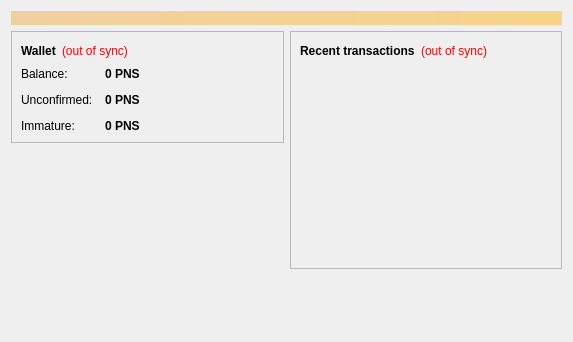
<?xml version="1.0" encoding="UTF-8"?>
<ui version="4.0">
 <class>OverviewPage</class>
 <widget class="QWidget" name="OverviewPage">
  <property name="geometry">
   <rect>
    <x>0</x>
    <y>0</y>
    <width>573</width>
    <height>342</height>
   </rect>
  </property>
  <property name="windowTitle">
   <string>Form</string>
  </property>
  <layout class="QVBoxLayout" name="topLayout">
   <item>
    <widget class="QLabel" name="labelAlerts">
     <property name="visible">
      <bool>false</bool>
     </property>
     <property name="styleSheet">
      <string notr="true">background-color: qlineargradient(x1: 0, y1: 0, x2: 1, y2: 0, stop:0 #F0D0A0, stop:1 #F8D488); color:#000000;</string>
     </property>
     <property name="wordWrap">
      <bool>true</bool>
     </property>
     <property name="margin">
      <number>3</number>
     </property>
    </widget>
   </item>
   <item>
    <layout class="QHBoxLayout" name="horizontalLayout" stretch="1,1">
     <item>
      <layout class="QVBoxLayout" name="verticalLayout_2">
       <item>
        <widget class="QFrame" name="frame">
         <property name="frameShape">
          <enum>QFrame::StyledPanel</enum>
         </property>
         <property name="frameShadow">
          <enum>QFrame::Raised</enum>
         </property>
         <layout class="QVBoxLayout" name="verticalLayout_4">
          <item>
           <layout class="QHBoxLayout" name="horizontalLayout_4">
            <item>
             <widget class="QLabel" name="label_5">
              <property name="font">
               <font>
                <weight>75</weight>
                <bold>true</bold>
               </font>
              </property>
              <property name="text">
               <string>Wallet</string>
              </property>
             </widget>
            </item>
            <item>
             <widget class="QLabel" name="labelWalletStatus">
              <property name="toolTip">
               <string>The displayed information may be out of date. Your wallet automatically synchronizes with the Poins network after a connection is established, but this process has not completed yet.</string>
              </property>
              <property name="styleSheet">
               <string notr="true">QLabel { color: red; }</string>
              </property>
              <property name="text">
               <string notr="true">(out of sync)</string>
              </property>
              <property name="alignment">
               <set>Qt::AlignLeading|Qt::AlignLeft|Qt::AlignVCenter</set>
              </property>
             </widget>
            </item>
            <item>
             <spacer name="horizontalSpacer_2">
              <property name="orientation">
               <enum>Qt::Horizontal</enum>
              </property>
              <property name="sizeHint" stdset="0">
               <size>
                <width>40</width>
                <height>20</height>
               </size>
              </property>
             </spacer>
            </item>
           </layout>
          </item>
          <item>
           <layout class="QFormLayout" name="formLayout_2">
            <property name="fieldGrowthPolicy">
             <enum>QFormLayout::AllNonFixedFieldsGrow</enum>
            </property>
            <property name="horizontalSpacing">
             <number>12</number>
            </property>
            <property name="verticalSpacing">
             <number>12</number>
            </property>
            <item row="0" column="0">
             <widget class="QLabel" name="label">
              <property name="text">
               <string>Balance:</string>
              </property>
             </widget>
            </item>
            <item row="0" column="1">
             <widget class="QLabel" name="labelBalance">
              <property name="font">
               <font>
                <weight>75</weight>
                <bold>true</bold>
               </font>
              </property>
              <property name="cursor">
               <cursorShape>IBeamCursor</cursorShape>
              </property>
              <property name="toolTip">
               <string>Your current balance</string>
              </property>
              <property name="text">
               <string notr="true">0 PNS</string>
              </property>
              <property name="textInteractionFlags">
               <set>Qt::LinksAccessibleByMouse|Qt::TextSelectableByKeyboard|Qt::TextSelectableByMouse</set>
              </property>
             </widget>
            </item>
            <item row="1" column="0">
             <widget class="QLabel" name="label_3">
              <property name="text">
               <string>Unconfirmed:</string>
              </property>
             </widget>
            </item>
            <item row="1" column="1">
             <widget class="QLabel" name="labelUnconfirmed">
              <property name="font">
               <font>
                <weight>75</weight>
                <bold>true</bold>
               </font>
              </property>
              <property name="cursor">
               <cursorShape>IBeamCursor</cursorShape>
              </property>
              <property name="toolTip">
               <string>Total of transactions that have yet to be confirmed, and do not yet count toward the current balance</string>
              </property>
              <property name="text">
               <string notr="true">0 PNS</string>
              </property>
              <property name="textInteractionFlags">
               <set>Qt::LinksAccessibleByMouse|Qt::TextSelectableByKeyboard|Qt::TextSelectableByMouse</set>
              </property>
             </widget>
            </item>
            <item row="2" column="0">
             <widget class="QLabel" name="labelImmatureText">
              <property name="text">
               <string>Immature:</string>
              </property>
             </widget>
            </item>
            <item row="2" column="1">
             <widget class="QLabel" name="labelImmature">
              <property name="font">
               <font>
                <weight>75</weight>
                <bold>true</bold>
               </font>
              </property>
              <property name="toolTip">
               <string>Mined balance that has not yet matured</string>
              </property>
              <property name="text">
               <string notr="true">0 PNS</string>
              </property>
              <property name="textInteractionFlags">
               <set>Qt::LinksAccessibleByMouse|Qt::TextSelectableByKeyboard|Qt::TextSelectableByMouse</set>
              </property>
             </widget>
            </item>
           </layout>
          </item>
         </layout>
        </widget>
       </item>
       <item>
        <spacer name="verticalSpacer">
         <property name="orientation">
          <enum>Qt::Vertical</enum>
         </property>
         <property name="sizeHint" stdset="0">
          <size>
           <width>20</width>
           <height>40</height>
          </size>
         </property>
        </spacer>
       </item>
      </layout>
     </item>
     <item>
      <layout class="QVBoxLayout" name="verticalLayout_3">
       <item>
        <widget class="QFrame" name="frame_2">
         <property name="frameShape">
          <enum>QFrame::StyledPanel</enum>
         </property>
         <property name="frameShadow">
          <enum>QFrame::Raised</enum>
         </property>
         <layout class="QVBoxLayout" name="verticalLayout">
          <item>
           <layout class="QHBoxLayout" name="horizontalLayout_2">
            <item>
             <widget class="QLabel" name="label_4">
              <property name="text">
               <string>&lt;b&gt;Recent transactions&lt;/b&gt;</string>
              </property>
             </widget>
            </item>
            <item>
             <widget class="QLabel" name="labelTransactionsStatus">
              <property name="toolTip">
               <string>The displayed information may be out of date. Your wallet automatically synchronizes with the Poins network after a connection is established, but this process has not completed yet.</string>
              </property>
              <property name="styleSheet">
               <string notr="true">QLabel { color: red; }</string>
              </property>
              <property name="text">
               <string notr="true">(out of sync)</string>
              </property>
              <property name="alignment">
               <set>Qt::AlignRight|Qt::AlignTrailing|Qt::AlignVCenter</set>
              </property>
             </widget>
            </item>
            <item>
             <spacer name="horizontalSpacer">
              <property name="orientation">
               <enum>Qt::Horizontal</enum>
              </property>
              <property name="sizeHint" stdset="0">
               <size>
                <width>40</width>
                <height>20</height>
               </size>
              </property>
             </spacer>
            </item>
           </layout>
          </item>
          <item>
           <widget class="QListView" name="listTransactions">
            <property name="styleSheet">
             <string notr="true">QListView { background: transparent; }</string>
            </property>
            <property name="frameShape">
             <enum>QFrame::NoFrame</enum>
            </property>
            <property name="verticalScrollBarPolicy">
             <enum>Qt::ScrollBarAlwaysOff</enum>
            </property>
            <property name="horizontalScrollBarPolicy">
             <enum>Qt::ScrollBarAlwaysOff</enum>
            </property>
            <property name="selectionMode">
             <enum>QAbstractItemView::NoSelection</enum>
            </property>
           </widget>
          </item>
         </layout>
        </widget>
       </item>
       <item>
        <spacer name="verticalSpacer_2">
         <property name="orientation">
          <enum>Qt::Vertical</enum>
         </property>
         <property name="sizeHint" stdset="0">
          <size>
           <width>20</width>
           <height>40</height>
          </size>
         </property>
        </spacer>
       </item>
      </layout>
     </item>
    </layout>
   </item>
  </layout>
 </widget>
 <resources/>
 <connections/>
</ui>
